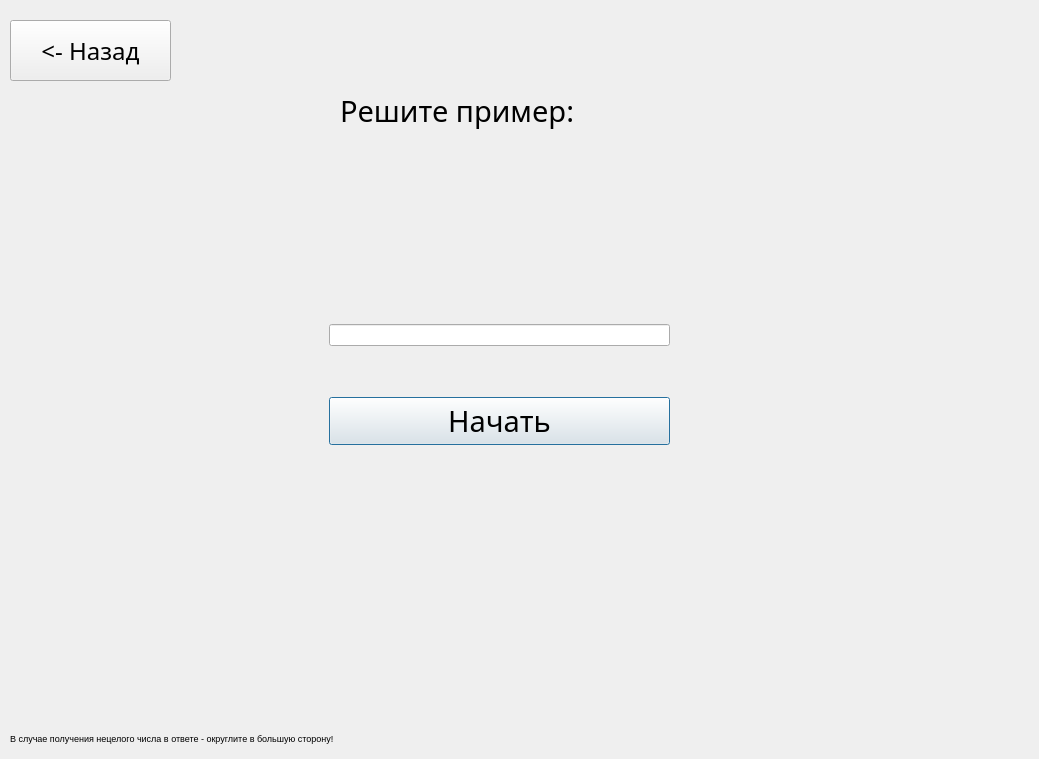
<?xml version="1.0" encoding="UTF-8"?>
<ui version="4.0">
 <class>Dialog</class>
 <widget class="QDialog" name="Dialog">
  <property name="geometry">
   <rect>
    <x>0</x>
    <y>0</y>
    <width>1039</width>
    <height>759</height>
   </rect>
  </property>
  <property name="font">
   <font>
    <pointsize>7</pointsize>
   </font>
  </property>
  <property name="windowTitle">
   <string>Dialog</string>
  </property>
  <widget class="QLabel" name="label">
   <property name="geometry">
    <rect>
     <x>340</x>
     <y>80</y>
     <width>381</width>
     <height>61</height>
    </rect>
   </property>
   <property name="font">
    <font>
     <family>MS Reference Sans Serif</family>
     <pointsize>22</pointsize>
    </font>
   </property>
   <property name="text">
    <string>Решите пример:</string>
   </property>
  </widget>
  <widget class="QLabel" name="label_2">
   <property name="geometry">
    <rect>
     <x>180</x>
     <y>150</y>
     <width>641</width>
     <height>101</height>
    </rect>
   </property>
   <property name="font">
    <font>
     <family>MS Reference Sans Serif</family>
     <pointsize>22</pointsize>
    </font>
   </property>
   <property name="styleSheet">
    <string notr="true">AlignCenter</string>
   </property>
   <property name="frameShadow">
    <enum>QFrame::Raised</enum>
   </property>
   <property name="text">
    <string/>
   </property>
  </widget>
  <widget class="QWidget" name="verticalLayoutWidget">
   <property name="geometry">
    <rect>
     <x>329</x>
     <y>279</y>
     <width>341</width>
     <height>211</height>
    </rect>
   </property>
   <layout class="QVBoxLayout" name="verticalLayout">
    <item>
     <widget class="QLineEdit" name="lineEdit"/>
    </item>
    <item>
     <widget class="QPushButton" name="pushButton">
      <property name="font">
       <font>
        <family>MS Reference Sans Serif</family>
        <pointsize>22</pointsize>
       </font>
      </property>
      <property name="text">
       <string>Начать</string>
      </property>
     </widget>
    </item>
   </layout>
  </widget>
  <widget class="QLabel" name="label_3">
   <property name="geometry">
    <rect>
     <x>10</x>
     <y>730</y>
     <width>631</width>
     <height>16</height>
    </rect>
   </property>
   <property name="text">
    <string>В случае получения нецелого числа в ответе - округлите в большую сторону!</string>
   </property>
  </widget>
  <widget class="QPushButton" name="pushButton_2">
   <property name="geometry">
    <rect>
     <x>10</x>
     <y>20</y>
     <width>161</width>
     <height>61</height>
    </rect>
   </property>
   <property name="font">
    <font>
     <family>MS Reference Sans Serif</family>
     <pointsize>18</pointsize>
    </font>
   </property>
   <property name="text">
    <string>&lt;- Назад</string>
   </property>
   <property name="iconSize">
    <size>
     <width>16</width>
     <height>16</height>
    </size>
   </property>
  </widget>
  <widget class="QLabel" name="label_4">
   <property name="geometry">
    <rect>
     <x>10</x>
     <y>700</y>
     <width>441</width>
     <height>16</height>
    </rect>
   </property>
   <property name="text">
    <string/>
   </property>
  </widget>
  <widget class="QLabel" name="label_5">
   <property name="geometry">
    <rect>
     <x>220</x>
     <y>510</y>
     <width>541</width>
     <height>61</height>
    </rect>
   </property>
   <property name="font">
    <font>
     <family>MS Sans Serif</family>
     <pointsize>22</pointsize>
    </font>
   </property>
   <property name="text">
    <string/>
   </property>
  </widget>
  <widget class="QLabel" name="label_6">
   <property name="geometry">
    <rect>
     <x>250</x>
     <y>500</y>
     <width>541</width>
     <height>61</height>
    </rect>
   </property>
   <property name="text">
    <string/>
   </property>
  </widget>
 </widget>
 <resources/>
 <connections/>
</ui>
